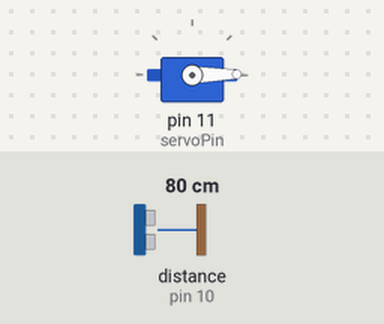
A sketch run on a simulated Arduino Uno, built with avr-gcc and run on an emulated ATmega328P. Parts: servo. Wiring (inferred from the names in the program): ultrasonic range finder: trigger pin 9; echo pin 10. Inputs (shaded band) come from the test bench; at power-on: distance to the obstacle (sensor on pin 10) 80 cm. The echo pulse lasts 58.3 µs per cm; what the sketch prints to the serial monitor is not drawn.

Above: at 0.01 s.
1.3 s: distance to the obstacle (sensor on pin 10) set to 2 cm
At 2.2 s:
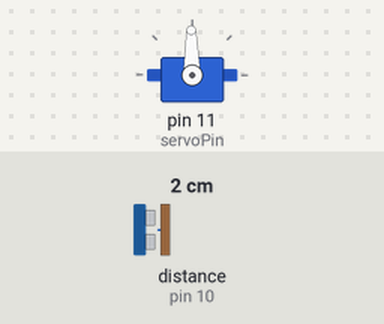
4.3 s: distance to the obstacle (sensor on pin 10) set to 250 cm
At 4.8 s:
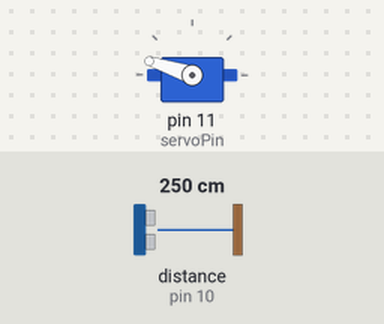
7.3 s: distance to the obstacle (sensor on pin 10) set to 4 cm
At 7.9 s:
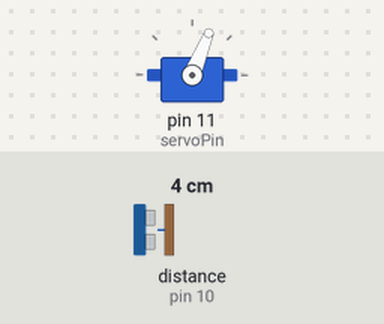
Timing chart, 0 to 16.3 s (numbered marks = the images above; inputs shaded):
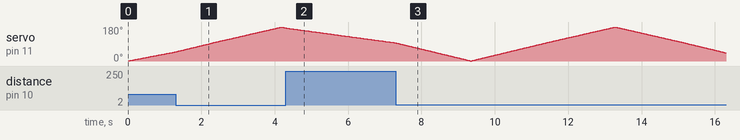

The sketch:

Radar_Ultrassonico_Arduino.ino
```cpp
#include <Servo.h>
#include <SoftwareSerial.h>

const int trigPin = 9;
const int echoPin = 10;
const int servoPin = 11;
long duration;
int distance;
int angle = 0;
bool goingUp = true;

Servo servoMotor;

// Comunicação com ESP-01 (RX=2, TX=3)
SoftwareSerial espSerial(2, 3);

void setup() {
  Serial.begin(9600);      // Comunicação com PC (Processing)
  espSerial.begin(9600);   // Comunicação com ESP-01
  servoMotor.attach(servoPin);
  pinMode(trigPin, OUTPUT);
  pinMode(echoPin, INPUT);
}

void loop() {
  // Movimento de varredura do radar
  if (goingUp) {
    angle++;
    if (angle >= 180) goingUp = false;
  } else {
    angle--;
    if (angle <= 0) goingUp = true;
  }

  servoMotor.write(angle);
  delay(15);

  distance = getDistance();
  if (distance > 40) distance = 40; // Limite máximo de leitura

  // --- Envio via USB (para Processing) ---
  Serial.print(angle);
  Serial.print(",");
  Serial.print(distance);
  Serial.print(".");

  // --- Envio via ESP-01 ---
  espSerial.print(angle);
  espSerial.print(",");
  espSerial.print(distance);
  espSerial.print(".");
}

int getDistance() {
  digitalWrite(trigPin, LOW);
  delayMicroseconds(2);
  digitalWrite(trigPin, HIGH);
  delayMicroseconds(10);
  digitalWrite(trigPin, LOW);
  duration = pulseIn(echoPin, HIGH);
  return duration * 0.034 / 2;
}
```
